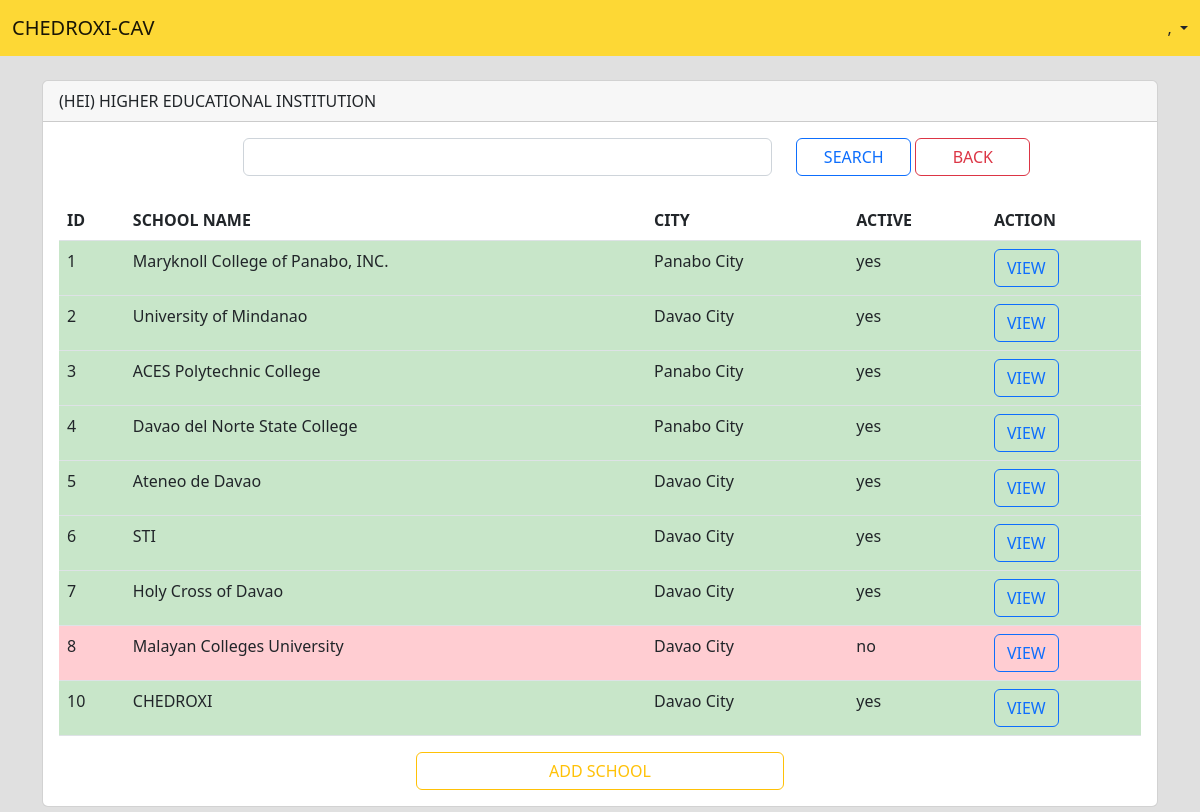
Screenshot of /pages/admin/pages/viewSchools.php with the database file from the repository.
### tables this page shows
CREATE TABLE `tbl_schools` (
  `schoolID` int(11) NOT NULL,
  `schoolDesc` varchar(50) NOT NULL,
  `schoolCity` varchar(30) NOT NULL,
  `active` varchar(3) NOT NULL
);

### pages/admin/pages/viewSchools.php (the view, shortened to what this page needs)
<?php
include "../../../modules/dbconnection.php";
$UID = $_SESSION['UID'];
$sql = "select * from tbl_users a inner join tbl_roles b where a.roleid=b.roleid and userID='$UID' limit 1";
$result = mysqli_query($connection,$sql);
$fetch=mysqli_fetch_assoc($result);
$user = $fetch['lastname'] . ', ' . $fetch['firstname'];
$search = $_GET['search'];
$sql1 = "select * from tbl_schools where schooldesc like '%$search%' or schoolcity like '%$search%'";
$result1 = mysqli_query($connection,$sql1);
?>
<!doctype html>
<html>
    <head>
        <link href="https://cdn.jsdelivr.net/npm/bootstrap@5.2.1/dist/css/bootstrap.min.css" rel="stylesheet">
    </head>
    <body class="body-bg">
        <nav class="navbar fixed-top" style="background-color: #FDD835;">
            <div class="container-fluid">
                <a class="navbar-brand">CHEDROXI-CAV</a>
                <li class="nav-item dropdown d-flex">
                    <a class="nav-link dropdown-toggle" href="#" role="button" data-bs-toggle="dropdown" aria-expanded="false"><?= $user ?></a>
                </li>
            </div>
        </nav>
        <div class="container">
            <div class="card">
                <div class="card-header">(HEI) HIGHER EDUCATIONAL INSTITUTION</div>
                <div class="card-body">
                    <form method='post' action="../../../modules/admin-viewschools-route.php">
                        <div class="row">
                            <div class="col-2"></div>
                            <div class="col-6"><input type="text" name="search" class="form-control"></div>
                            <div class="col-4"><input type="submit" class="col-4 btn btn-outline-primary" value="SEARCH"> <a href="../index.php" class="col-4 btn btn-outline-danger">BACK</a></div>
                        </div>
                    </form>
                    <br>
                    <table class="table">
                        <thead>
                            <tr>
                                <th>ID</th>
                                <th>SCHOOL NAME</th>
                                <th>CITY</th>
                                <th>ACTIVE</th>
                                <th>ACTION</th>
                            </tr>
                        </thead>
                        <tbody>
                            <?php while($fetch1 = mysqli_fetch_assoc($result1)) {?>
                                <tr <?php if($fetch1['active'] == 'yes') { echo "style='background-color:#C8E6C9;'";} elseif ($fetch1['active'] == 'no') {echo "style='background-color:#FFCDD2;'";}?>>
                                    <td><?=$fetch1['schoolID']?></td>
                                    <td><?=$fetch1['schoolDesc']?></td>
                                    <td><?=$fetch1['schoolCity']?></td>
                                    <td><?=$fetch1['active']?></td>
                                    <td><a href="viewSchoolDetails.php?id=<?=$fetch1['schoolID']?>" class="btn btn-outline-primary">VIEW</a></td>
                                </tr>
                            <?php } ?>
                        </tbody>
                    </table>
                    <div class="row">
                        <div class="col-4"></div>
                        <a href="addSchool.php" class="col-4 btn btn-outline-warning">ADD SCHOOL</a>
                    </div>
                </div>
            </div>
        </div>
    </body>
</html>

### pages/admin/pages/viewSchools.php (style rules this page uses)
.container { margin-top: 80px; margin-bottom: 5px; }
.body-bg { background-color:#E0E0E0; }

### rows the page displays
tbl_schools: schoolID "1", schoolDesc "Maryknoll College of Panabo, INC.", schoolCity "Panabo City", active "yes"
tbl_schools: schoolID "2", schoolDesc "University of Mindanao", schoolCity "Davao City", active "yes"
tbl_schools: schoolID "3", schoolDesc "ACES Polytechnic College", schoolCity "Panabo City", active "yes"
tbl_schools: schoolID "4", schoolDesc "Davao del Norte State College", schoolCity "Panabo City", active "yes"
tbl_schools: schoolID "5", schoolDesc "Ateneo de Davao", schoolCity "Davao City", active "yes"
tbl_schools: schoolID "6", schoolDesc "STI", schoolCity "Davao City", active "yes"
tbl_schools: schoolID "7", schoolDesc "Holy Cross of Davao", schoolCity "Davao City", active "yes"
tbl_schools: schoolID "8", schoolDesc "Malayan Colleges University", schoolCity "Davao City", active "no"
tbl_schools: schoolID "10", schoolDesc "CHEDROXI", schoolCity "Davao City", active "yes"

### other values shown
$user ","
